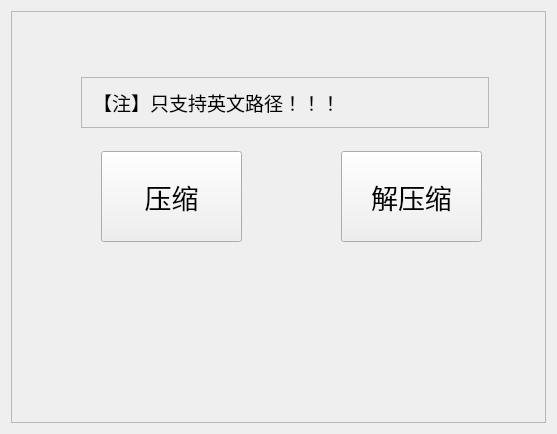
<?xml version="1.0" encoding="UTF-8"?>
<ui version="4.0">
 <class>MainWindow</class>
 <widget class="QMainWindow" name="MainWindow">
  <property name="geometry">
   <rect>
    <x>0</x>
    <y>0</y>
    <width>557</width>
    <height>434</height>
   </rect>
  </property>
  <property name="windowTitle">
   <string>MainWindow</string>
  </property>
  <widget class="QWidget" name="centralWidget">
   <layout class="QGridLayout" name="gridLayout_2">
    <item row="0" column="0">
     <widget class="QFrame" name="frame_2">
      <property name="frameShape">
       <enum>QFrame::StyledPanel</enum>
      </property>
      <property name="frameShadow">
       <enum>QFrame::Raised</enum>
      </property>
      <layout class="QGridLayout" name="gridLayout_3"/>
      <widget class="QPushButton" name="pushButton_2">
       <property name="geometry">
        <rect>
         <x>330</x>
         <y>140</y>
         <width>141</width>
         <height>91</height>
        </rect>
       </property>
       <property name="font">
        <font>
         <family>华文行楷</family>
         <pointsize>20</pointsize>
        </font>
       </property>
       <property name="cursor">
        <cursorShape>OpenHandCursor</cursorShape>
       </property>
       <property name="text">
        <string>解压缩</string>
       </property>
       <property name="flat">
        <bool>false</bool>
       </property>
      </widget>
      <widget class="QPushButton" name="pushButton">
       <property name="geometry">
        <rect>
         <x>90</x>
         <y>140</y>
         <width>141</width>
         <height>91</height>
        </rect>
       </property>
       <property name="font">
        <font>
         <family>华文行楷</family>
         <pointsize>20</pointsize>
        </font>
       </property>
       <property name="cursor">
        <cursorShape>OpenHandCursor</cursorShape>
       </property>
       <property name="text">
        <string>压缩</string>
       </property>
       <property name="autoDefault">
        <bool>false</bool>
       </property>
       <property name="default">
        <bool>false</bool>
       </property>
       <property name="flat">
        <bool>false</bool>
       </property>
      </widget>
      <widget class="QFrame" name="frame">
       <property name="geometry">
        <rect>
         <x>70</x>
         <y>66</y>
         <width>408</width>
         <height>51</height>
        </rect>
       </property>
       <property name="frameShape">
        <enum>QFrame::StyledPanel</enum>
       </property>
       <property name="frameShadow">
        <enum>QFrame::Raised</enum>
       </property>
       <layout class="QGridLayout" name="gridLayout">
        <item row="0" column="0">
         <widget class="QLabel" name="label_2">
          <property name="font">
           <font>
            <family>Centaur</family>
            <pointsize>14</pointsize>
           </font>
          </property>
          <property name="text">
           <string>【注】只支持英文路径！！！</string>
          </property>
         </widget>
        </item>
       </layout>
      </widget>
     </widget>
    </item>
   </layout>
  </widget>
 </widget>
 <layoutdefault spacing="6" margin="11"/>
 <resources/>
 <connections/>
</ui>
